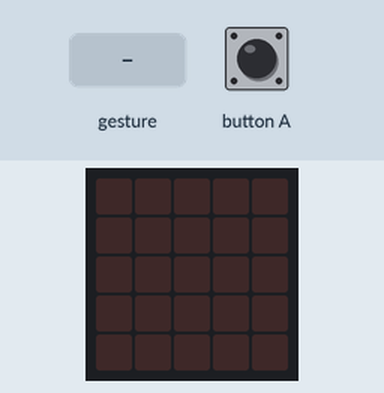
Bench run of a program on a simulated BBC micro:bit (MakeCode). Shown: the board's 5×5 LED display. The test bench sets the inputs (shaded band). Random numbers come from a fixed seed; a tilt is held for 1.5 s and a shake lasts 1 s, then the board lies face up again.

Above: at 1.2 s.
1.3 s: gesture 'shake'
At 1.9 s:
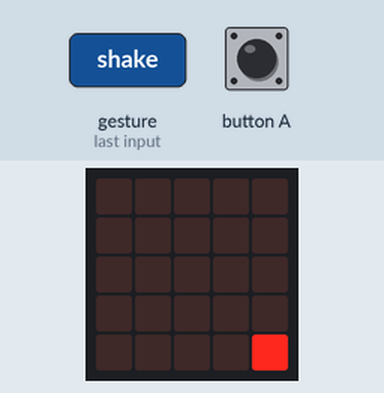
4.3 s: gesture 'shake'
At 6.37 s:
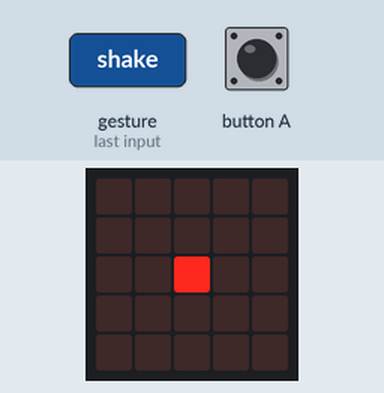
7.3 s: button A pressed for 0.15 s
At 8.2 s:
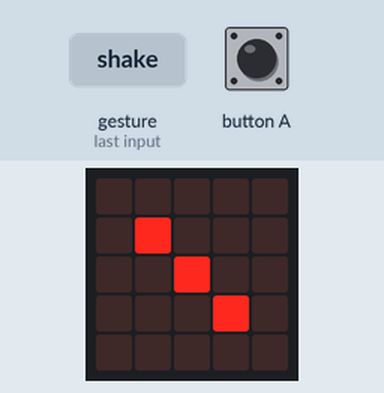

The program:

main.ts
```typescript
let Chiffre = 0
let sprite: game.LedSprite = null
function Affichédé (num: number) {
    for (let index = 0; index < 3; index++) {
        if (Chiffre == 1) {
            basic.showLeds(`
                . . . . .
                . . . . .
                . . # . .
                . . . . .
                . . . . .
                `)
        } else {
            if (Chiffre == 2) {
                basic.showLeds(`
                    . . . . .
                    . # . . .
                    . . . . .
                    . . . # .
                    . . . . .
                    `)
            } else {
                if (Chiffre == 3) {
                    basic.showLeds(`
                        . . . . .
                        . # . . .
                        . . # . .
                        . . . # .
                        . . . . .
                        `)
                } else {
                    if (Chiffre == 4) {
                        basic.showLeds(`
                            . . . . .
                            . # . # .
                            . . . . .
                            . # . # .
                            . . . . .
                            `)
                    } else {
                        if (Chiffre == 5) {
                            basic.showLeds(`
                                . . . . .
                                . # . # .
                                . . # . .
                                . # . # .
                                . . . . .
                                `)
                        } else {
                            if (Chiffre == 6) {
                                basic.showLeds(`
                                    . . . . .
                                    . # . # .
                                    . # . # .
                                    . # . # .
                                    . . . . .
                                    `)
                            }
                        }
                    }
                }
            }
        }
    }
}
function animation () {
    sprite = game.createSprite(0, 0)
    for (let index = 0; index < randint(30, 60); index++) {
        if (sprite.isTouchingEdge()) {
            sprite.turn(Direction.Right, 45)
        }
        sprite.move(1)
        basic.pause(100)
    }
    sprite.delete()
}
input.onGesture(Gesture.Shake, function () {
    animation()
    Chiffre = randint(1, 6)
    Affichédé(Chiffre)
})
basic.forever(function () {
    if (input.buttonIsPressed(Button.A)) {
        Affichédé(Chiffre)
    }
})
```

test.ts
```typescript
// les tests vont ici ; cela ne sera pas compilé si ce paquet est utilisé en tant qu'extension.
```

Measured:
- after the input at 1.3 s, the display: first changes after 0.20 s (image 1 shows a later state)
